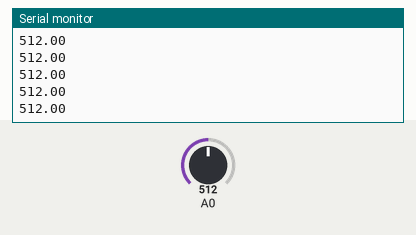
Simulated run of this sketch. Board: Arduino Uno, built with avr-gcc and run on an emulated ATmega328P. Shown: the last lines printed to the serial monitor. The inputs (shaded band) are chosen by the test bench; at power-on: A0 = 512.

Above: at 1.2 s.
1.3 s: A0 set to 716
At 1.56 s:
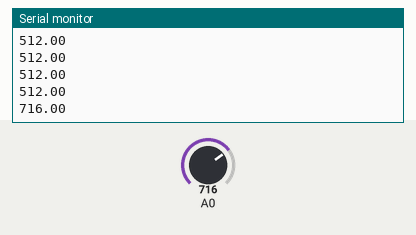
2.8 s: A0 set to 900
At 2.96 s:
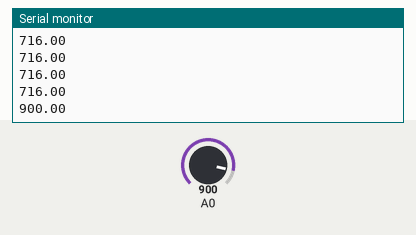
Timing chart, 0 to 5.8 s (numbered marks = the images above; inputs shaded):
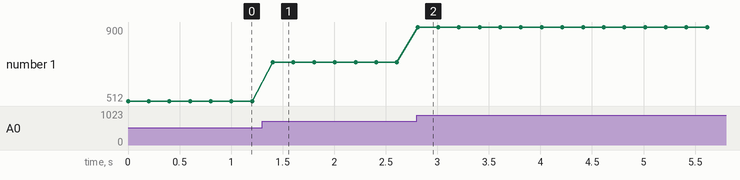

Measured:
- after the input at 1.3 s, the serial monitor: prints a new line after 0.10 s (image 1)
- after the input at 2.8 s, the serial monitor: prints a new line at once (image 2)
- plotted number 1: 512 → 716 after the input at 1.3 s, 716 → 900 after the input at 2.8 s

The sketch:

IDR.ino
```cpp
void setup() {
Serial.begin(9600);  // start serial port at 9600 bps:
}

void loop() {
  double value =analogRead(A0);
  Serial.println(value);
  delay(200);
}
```
